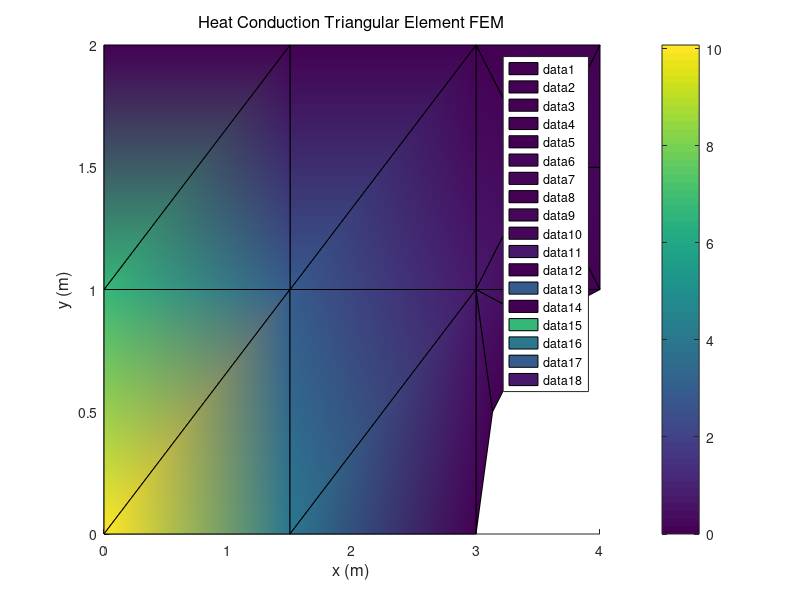

Source code (MATLAB):
clear all ; close all ; clc ;
npoints = 100;
% Set the number of elements
n_el = 18; n_np = 16 ;

% Set the properties of the material and problem
k_e = 5;
s = 6;

dE = [0;0;0;0;0;0;0;0];

ICA = [1 2 13            % Interconnectivity array
       2 3 13
       3 14 13
       3 4 14
       14 4 15
       4 16 15
       15 16 5
       15 5 6
       13 15 6
       13 14 15
       12 13 6
       12 6 7
       9 12 7
       9 7 8
       10 12 9
       10 11 12
       11 13 12
       11 1 13];
   
GA = [ 3  3.1340  3.5   4  4  3  1.5  0  0  0  1.5  1.5  3  3.5  3.5  4    % x
       0   0.5   .8660  1  2  2   2   2  1  0   0    1   1   1   1.5  1.5 ];      % y


A_e=inline('.5*((xe2*ye3-xe3*ye2)-(xe1*ye3-xe3*ye1)+(xe1*ye2-xe2*ye1))'...
    ,'xe1','xe2','xe3','ye1','ye2','ye3');

Be_11=inline('(ye2-ye3)','ye2','ye3');
Be_12=inline('(ye3-ye1)','ye1','ye3');
Be_13=inline('(ye1-ye2)','ye1','ye2');
Be_21=inline('(xe3-xe2)','xe2','xe3');
Be_22=inline('(xe1-xe3)','xe1','xe3');
Be_23=inline('(xe2-xe1)','xe1','xe2');

elx = zeros(n_el,4);                         % element x-coords var
ely = zeros(n_el,4);                         % element y-coords var

K = zeros(n_np , n_np);
f_Omega = zeros(n_np ,1);
f_Gamma = zeros(n_np ,1);

for e = 1:n_el

    for i=1:3
        elx(e,i) = GA(1,ICA(e,i));
        ely(e,i) = GA(2,ICA(e,i));
        
        if i==1
            elx(e,4) = GA(1,ICA(e,i));
            ely(e,4) = GA(2,ICA(e,i));
        end
    end

    xe1 = elx(e,1); ye1 = ely(e,1);
    xe2 = elx(e,2); ye2 = ely(e,2);
    xe3 = elx(e,3); ye3 = ely(e,3);

    Ae = A_e(xe1,xe2,xe3,ye1,ye2,ye3);

    Be11 = Be_11(ye2,ye3);
    Be12 = Be_12(ye1,ye3);
    Be13 = Be_13(ye1,ye2);
    Be21 = Be_21(xe2,xe3);
    Be22 = Be_22(xe1,xe3);
    Be23 = Be_23(xe1,xe2);

    Be = [Be11 Be12 Be13; Be21 Be22 Be23];

    Ke = k_e/4/Ae*transpose(Be)*Be;
        
    K(ICA(e,1:3),ICA(e,1:3)) = K(ICA(e,1:3),ICA(e,1:3)) + Ke;

    fe_Omega = s*Ae/3*[1;1;1];

    f_Omega(ICA(e,1:3)) = f_Omega(ICA(e,1:3)) + fe_Omega;

    hold on

end

f_Gamma(8:10) = 20*[.5;1;1];

f = f_Omega + f_Gamma;

dE_c_indx = 1 : 8;  dE_r_indx = 9 : n_np; 
dF_indx = 9 : n_np ;

% Calculate unknown nodal tempretures using partitioning method
dF = K(dF_indx, dF_indx) \ (f(dF_indx) - (K(dE_r_indx, dE_c_indx)*dE));

d = [dE ; dF];

for e = 1:n_el

patch(elx(e,1:3),ely(e,1:3),d(ICA(e,1:3)))
    
    %plot (elx(e,1:4), ely(e,1:4),'Color','w')
end
title('Heat Conduction Triangular Element FEM'...
            ,'FontWeight','normal','FontSize',12)
% Create xlabel
xlabel({'x (m)'},'FontWeight','normal','FontSize',12);
% Create ylabel
ylabel({'y (m)'},'FontWeight','normal'...
    ,'FontSize',12);
colorbar
legend
